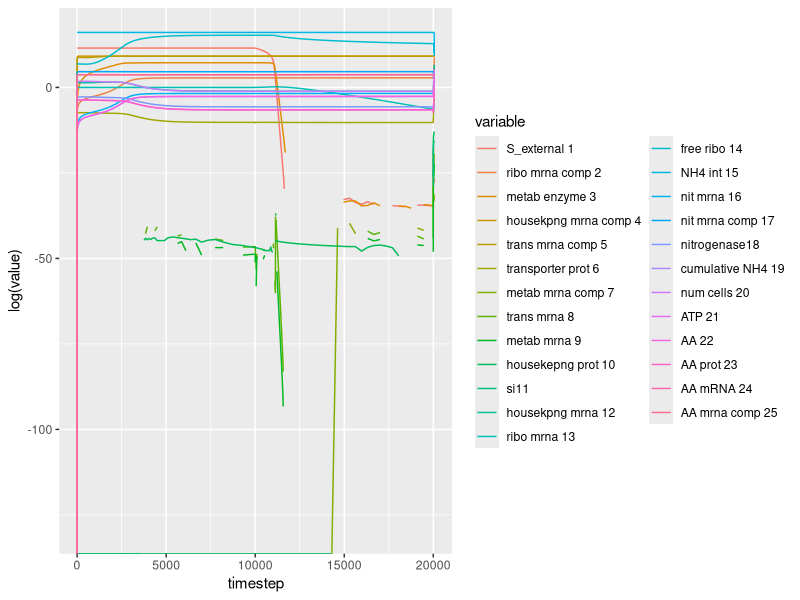

Recreate this plot in R. (Note: this script raises an error after producing the figure.)
rm(list=ls())
graphics.off()

library(ggplot2)
library(reshape2)
library(gridExtra)
library(cowplot)

#Plotted and saved model k_cat_AA: 0.01 k_a_NH4: 0.01k_a: 0.01k_NH4: 0.01k_a_AA: 0.01k_NH4_AA: 0.01k_ribo_a: 100.0k_ribo_AA: 0.01k_ribo_a_AA: 0.01k_ribo_AA_a: 100.0

raw_data= read.csv("../data/high-AA-results-k_AA_0.01k_a_NH40.01k_a0.01k_NH40.01k_a_AA0.01k_NH4_AA0.01k_ribo_a0.01k_ribo_AA0.01k_ribo_a_AA0.01k_ribo_AA_a1.0.csv")
# raw_data = read.csv("../data/high-AA-results-k_AA_0.01k_a_NH40.01k_a0.01k_NH40.01k_a_AA0.01k_NH4_AA0.01k_ribo_a100.0k_ribo_AA100.0k_ribo_a_AA100.0k_ribo_AA_a100.0.csv")
# raw_data= read.csv("../data/high-AA-results-k_AA_0.01k_a_NH40.01k_a0.01k_NH40.01k_a_AA0.01k_NH4_AA0.01k_ribo_a0.01k_ribo_AA0.01k_ribo_a_AA0.01k_ribo_AA_a10000.0.csv")


raw_data = raw_data[,-c(1)]
# test[ , order(names(test))]
colnames(raw_data)<- as.numeric(substring(names(raw_data),6))
sorted_data= raw_data[,order(names(raw_data))]

colnames(sorted_data)= c("S_external 1","ribo mrna comp 2","metab enzyme 3","housekpng mrna comp 4","trans mrna comp 5","transporter prot 6","metab mrna comp 7","trans mrna 8","metab mrna 9","housekepng prot 10","si11","housekpng mrna 12","ribo mrna 13","free ribo 14","NH4 int 15","nit mrna 16","nit mrna comp 17","nitrogenase18","cumulative NH4 19","num cells 20","ATP 21","AA 22","AA prot 23","AA mRNA 24","AA mrna comp 25", "timestep")

melted_data<- melt(sorted_data, id.var="timestep")
melted_data['log_molecules']= log(melted_data['value']+0.1)

plt = ggplot(data = melted_data, aes(x = timestep, y = log(value)))+geom_line(aes(color = variable))
plt2=ggplot(data = melted_data, aes(x = timestep, y = log_molecules))+geom_line(aes(color = variable))
plt




par(mfcol=c(4,1))
params_data = read.csv("../data/high-AA-params-file-0.01-0.01-0.01-0.01-0.01-0.01-0.01-0.01-0.01-1.0.csv")
AA_3= raw_data[raw_data$timestamp>20000,]
plot(y= AA_3$value22, x=AA_3$timestamp, ylab = "num of AA (k_ribo_AA_a:1.0)")
plot(params_data$new_AA, ylab = "num of AA produced")
plot(params_data$AA_prot, ylab ="AA proteins")
plot(params_data$AA_req, ylab = "AA requirement")
